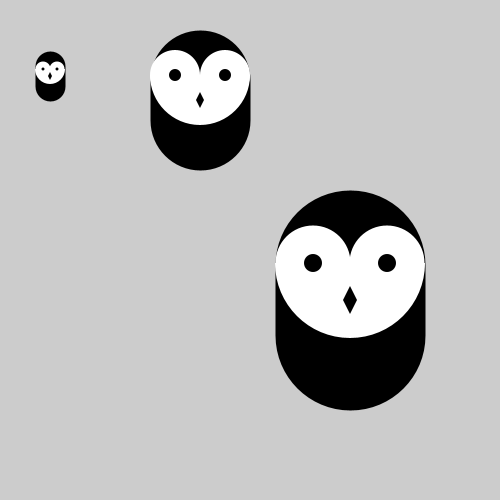
Frame 1 (no input)
Frame 60 (the mouse pressed at the canvas centre just before this capture): identical to frame 1, image omitted
Frame 120 (the mouse held since frame 60 and released just before this capture): identical to frame 1, image omitted

The Processing sketch that drew this single still picture (run headless with seeded random() and noise(); from frame 60 on, the mouse is pressed at the canvas centre):

// Processing sketch: processing_164468
// ── processing_164468.pde



int owlX = 100;
int owlY = 100;
int owlWeight = 100; //how large is the owl
int owlSize = owlWeight/3; //how long he is
int eyeSize = owlWeight/2; //size of the eye
int eyeCenterSize = owlWeight/8; //the black part of the eyes size
int noseSize = 4; //size of the nose

void setup() {
  size(500, 500);
  smooth();
}

void draw() {
  background(204);

  drawOwl(200, 100, 100, 40);
  drawOwl(50, 76, 30, 20);
  drawOwl(350, 300, 150, 70);
}

void drawOwl(int x, int y, int owlWeight, int owlSize) {
  drawBody(x, y, owlWeight, owlSize); //draw the bold part of the body
  drawChin(x, y, owlWeight);  //draws the chin 
  drawEyes(x, y, owlWeight);  //draw both eyes and back part of the eyes
  drawBeak(x, y, owlSize/10);   //draws the beak
}


void drawBody(int x, int y, int owlWeight, int owlSize) {
  stroke(0);
  strokeWeight(owlWeight); //set the width of the owl
  line(x, y-owlSize/2, x, y+owlSize/2); // uses the x and Y coordinate to set the position and the size to give the hieght
}

void drawChin(int x, int y, int owlWeight) {
  noStroke();
  fill(255);  
  arc(x, y-owlWeight/4, owlWeight, owlWeight, 0, PI); // Chin -
}

void drawBeak(int x, int y, int noseSize) {
  noStroke();
  fill(0); 
  quad(x, y-noseSize*2, x-noseSize, y, x, y+noseSize*2, x+noseSize, y); // Beak - adjusted the Y value to get a losange
}


void drawEyes(int x, int y, int size) {
  noStroke();
  fill(255);
  ellipse(x-size/4, y-size/4, size/2, size/2); // Left eye dome
  ellipse(x+size/4, y-size/4, size/2, size/2); // Right eye dome
  fill(0);
  ellipse(x-size/4, y-size/4, size/8, size/8); // Left eye same X Y placement coordinates as the white eyes, but the size changes
  ellipse(x+size/4, y-size/4, size/8, size/8); // Right eye same as left eyes.
}
